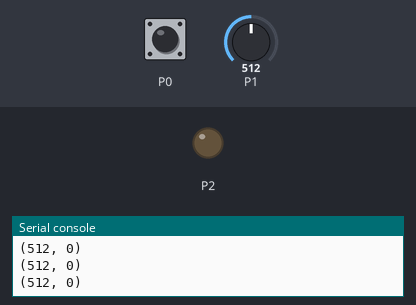
The program below on a simulated BBC micro:bit running MicroPython. Shown: output pins drawn as LEDs (lit = HIGH), the last lines printed to the serial console. The inputs (shaded band) are chosen by the test bench; at power-on: P0 LOW, P1 = 512 (analog values on the 0–1023 scale).

Above: at 1.2 s.
1.3 s: P0 pulled HIGH for 0.15 s
At 1.4 s:
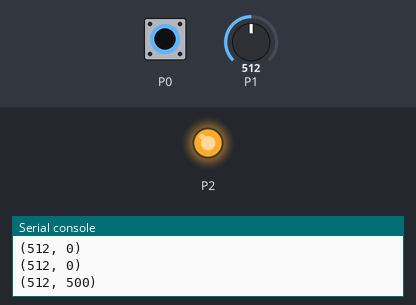
3.0 s: P0 pulled HIGH for 3.2 s
At 7.7 s:
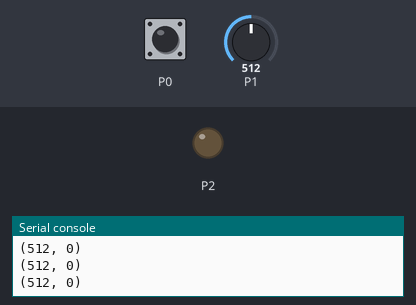
Timing chart, 0 to 9.2 s (numbered marks = the images above; inputs shaded):
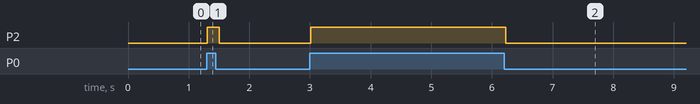

The program:

December07.py
```python
# December 2 2018
from microbit import *

while True:
    temp = pin1.read_analog()
    over = pin0.read_digital()
    if over == 1:
        pin2.write_digital(1)
    else:
        pin2.write_digital(0)
    print((temp, over*500))
    sleep(100)
```

Measured:
- after the input at 1.3 s, P2: LOW → HIGH at once, → LOW 0.20 s later
- after the input at 3.0 s, P2: LOW → HIGH at once, → LOW 3.2 s later
